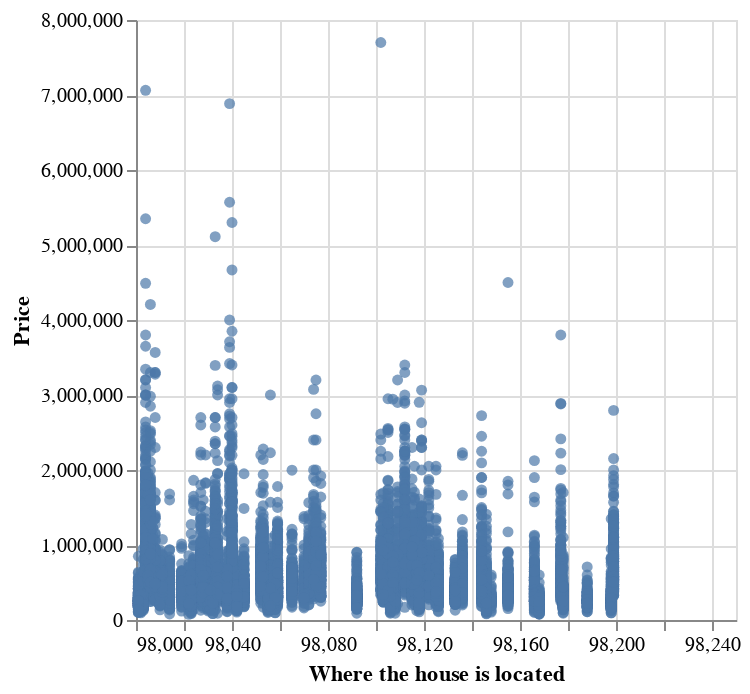

Source (notebook cell):
### Code cell
display(housing["zipcode"].value_counts())

# Comparing the prices based on where the house is located (zipcode)
alt.Chart(housing).mark_circle().encode(
    alt.X('zipcode', title='Where the house is located', scale=alt.Scale(domain=[98000, 98250])),
    alt.Y('price', title='Price')
)

### Figure 1 — Vega specification as saved in the notebook (floating-point values rounded to 4 significant figures; data arrays with more than 128 entries replaced by an {"elided": "..."} marker saying what was removed)
{"$schema": "https://vega.github.io/schema/vega/v5.json", "data": [{"name": "source_0", "values": {"elided": "20000 records"}}, {"name": "source_0_y_domain_price", "values": [{"min": 75000.0, "max": 7700000.0}]}], "marks": [{"type": "symbol", "name": "marks", "from": {"data": "source_0"}, "encode": {"update": {"y": {"field": "price", "scale": "y"}, "opacity": {"value": 0.7}, "fill": {"value": "#4c78a8"}, "x": {"field": "zipcode", "scale": "x"}, "shape": {"value": "circle"}}}, "style": ["circle"]}], "scales": [{"name": "x", "type": "linear", "domain": [98000, 98250], "range": [0, {"signal": "width"}], "zero": false}, {"name": "y", "type": "linear", "domain": [{"signal": "(data(\"source_0_y_domain_price\")[0] || {}).min"}, {"signal": "(data(\"source_0_y_domain_price\")[0] || {}).max"}], "range": [{"signal": "height"}, 0], "zero": true, "nice": true}], "axes": [{"scale": "x", "orient": "bottom", "labels": false, "ticks": false, "maxExtent": 0, "minExtent": 0, "zindex": 0, "tickCount": {"signal": "ceil(width/40)"}, "gridScale": "y", "grid": true, "domain": false, "aria": false}, {"scale": "y", "domain": false, "maxExtent": 0, "orient": "left", "zindex": 0, "aria": false, "labels": false, "gridScale": "x", "ticks": false, "grid": true, "minExtent": 0, "tickCount": {"signal": "ceil(height/40)"}}, {"scale": "x", "title": "Where the house is located", "grid": false, "labelFlush": true, "orient": "bottom", "tickCount": {"signal": "ceil(width/40)"}, "zindex": 0, "labelOverlap": true}, {"scale": "y", "orient": "left", "tickCount": {"signal": "ceil(height/40)"}, "grid": false, "title": "Price", "labelOverlap": true, "zindex": 0}], "style": "cell", "padding": 5, "height": 300, "width": 300, "background": "white"}
